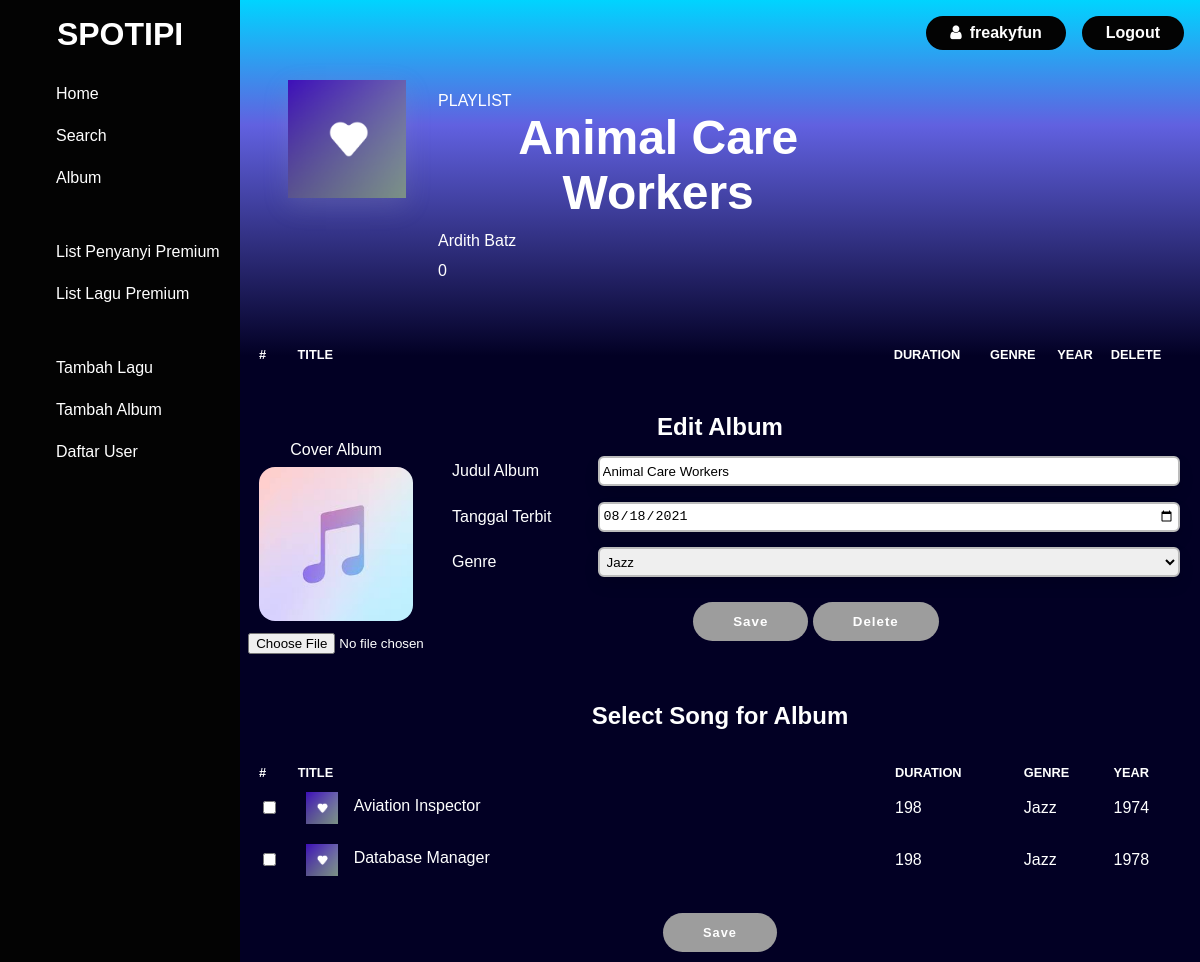
/src/albumDetail.php?id=3362 (signed in), run on the app's committed database.
### tables this page shows
CREATE TABLE `album` (
  `album_id` int(11) NOT NULL,
  `Judul` char(64) NOT NULL,
  `Penyanyi` char(128) NOT NULL,
  `Total_duration` int(11) NOT NULL,
  `Image_path` char(255) NOT NULL,
  `Tanggal_terbit` date NOT NULL,
  `Genre` char(64) NOT NULL
);

CREATE TABLE `song` (
  `song_id` int(11) NOT NULL,
  `Judul` char(64) NOT NULL,
  `Penyanyi` char(128) NOT NULL,
  `Tanggal_terbit` date NOT NULL,
  `Genre` char(64) NOT NULL,
  `Duration` int(11) NOT NULL,
  `Audio_path` char(255) NOT NULL,
  `Image_path` char(255) NOT NULL,
  `album_id` int(11) DEFAULT NULL
);

### src/albumDetail.php (the view, shortened to what this page needs)
<?php
require_once("config/config.php");
$id = $_GET['id'];
$sql1 = "SELECT * FROM song where song.album_id is NULL ORDER BY song.tanggal_terbit;";
$data1 = mysqli_query($conn, $sql1);
$result1 = [];
while ($row1 = mysqli_fetch_assoc($data1)) {
  $result1[] = $row1;
}
$sql2 = "SELECT * FROM album WHERE album_id = " . "$id" . ";";
$data2 = mysqli_query($conn, $sql2);
$result2 = mysqli_fetch_assoc($data2);
?>
<!DOCTYPE html>
<html lang="en">
<head>
  <link rel="stylesheet" href="styles/public.css" />
  <link rel="stylesheet" href="styles/albumDetail.css" />
  <link rel="stylesheet" href="styles/sidenav.css" />
  <link rel="stylesheet" href="styles/create.css" />
  <link rel="stylesheet" href="styles/topnav.css" />
  <link rel="stylesheet" href="https://cdnjs.cloudflare.com/ajax/libs/font-awesome/4.7.0/css/font-awesome.min.css" />
</head>
<body>
  <div class="homepage-user">
    <?php include "./components/sidenav.php" ?>
    <div class="home-section">
      <?php include "./components/topnav.php" ?>
      <div class="header">
        <img class="header-img" src="<?= $result2['Image_path'] ?>" alt="" />
        <div class="header-desc">
          <p class="header-desc-p">PLAYLIST</p>
          <h1 class="header-title"><?= $result2['Judul'] ?></h1>
          <p><?= $result2['Penyanyi'] ?></p>
          <p><?= $result2['Total_duration'] ?></p>
        </div>
      </div>
      <div class="songlist">
        <table class="songlist-table">
          <tr class="th-row">
            <th class="th-number">#</th>
            <th class="th-title">TITLE</th>
            <th class="th-duration">DURATION</th>
            <th class="th-genre">GENRE</th>
            <th class="th-year">YEAR</th>
            <?php
            if (isset($_SESSION['login']) && isset($_SESSION['isAdmin'])) {
              if ($_SESSION['isAdmin'] == 1) {
            ?>
                <th class="th-delete">DELETE</th>
            <?php }
            } ?>
          </tr>
        </table>
      </div>
      <?php
      if (isset($_SESSION['login']) && isset($_SESSION['isAdmin'])) {
        if ($_SESSION['isAdmin'] == 1) {
      ?>
          <div class="song-edit">
            <h3>Edit Album</h3>
            <div class="form-container">
              <div class="form-container-input">
                <div class="form-input-img">
                  <p class="form-label">Cover Album</p>
                  <div class="img-container">
                    <img src="assets/songdefault.jpeg" alt="album" id="img-preview">
                  </div>
                  <input type="file" class="input-img" accept="image/jpg, image/png, image/jpeg" name="cover" id="cover">
                </div>
                <div class="form-input-data">
                  <div class="row">
                    <p class="form-label">Judul Album</p>
                    <input type="text" class="form-input" id="judul" value="<?= $result2['Judul'] ?>">
                  </div>
                  <div class="row">
                    <p class="form-label">Tanggal Terbit</p>
                    <input type="date" class="form-input" id="tanggal-terbit" value="<?= $result2['Tanggal_terbit'] ?>">
                  </div>
                  <div class="row">
                    <p class="form-label">Genre</p>
                    <select class="form-input" id="genre">
                      <option value="Jazz" <?php if ($result2['Genre'] == "Jazz") echo 'selected="selected"'; ?>>Jazz</option>
                    </select>
                  </div>
                  <div class="button">
                    <button id="create-btn">Save</button>
                    <button id="delete-btn" name="delete">Delete</button>
                  </div>
                </div>
              </div>
            </div>
            <div class="selectsong-container">
              <div class="selectsong-title">
                <h3 id="selectsong-title">Select Song for Album</h3>
              </div>
              <div class="songlist">
                <table class="songlist-table">
                  <tr class="th-row">
                    <th class="th-number">#</th>
                    <th class="th-title">TITLE</th>
                    <th class="th-duration">DURATION</th>
                    <th class="th-genre">GENRE</th>
                    <th class="th-year">YEAR</th>
                  </tr>
                  <?php foreach ($result1 as $row1) : ?>
                    <tr class="songrow">
                      <td><input type='checkbox' class="checkbox" value="<?php echo $row1['song_id'] ?>"></td>
                      <td>
                        <div class="songtitle">
                          <img class="songtitle-img" src="assets/CoverImages/likedLogo.png" alt="" />
                          <div class="songtitle-desc">
                            <p class="songtitle-title">
                              <a href="songDetail.html"><?= $row1['Judul'] ?></a>
                            </p>
                          </div>
                        </div>
                      </td>
                      <td><?= $row1['Duration'] ?></td>
                      <td><?= $row1['Genre'] ?></td>
                      <td><?= date('Y', strtotime($row1['Tanggal_terbit'])) ?></td>
                    </tr>
                  <?php endforeach; ?>
                </table>
              </div>
              <div class="song-submit-form2 button">
                <button id="save2-btn">Save</button>
              </div>
            </div>
          </div>
      <?php }
      } ?>
</body>
</html>

### src/styles/public.css (style rules this page uses)
* { box-sizing: border-box; }
body { margin: 0px; font-family: Helvetica, sans-serif; }
h1, h2, h3, h4 { font-weight: bold; margin: 0; }
h1 { font-size: 3rem; }
h3 { font-size: 1.5rem; }
p { font-size: 1rem; margin: 0; }
a { text-decoration: none; color: white; }

### src/styles/albumDetail.css (style rules this page uses)
.homepage-user { width: 100%; display: flex; min-height: 100vh; }
.header { display: flex; padding: 3rem; }
.header-desc { padding-left: 2rem; color: #fff; }
.header-desc p { font-weight: 300; font-stretch: ultra-expanded; margin-top: 12px; }
.header-img { box-shadow: rgba(149, 157, 165, 0.2) 0px 8px 24px; height: 20%; width: 20%; }
.songlist { color: white; }
.songlist-table { width: 100%; padding: 1rem; text-align: left; }
.songtitle { display: flex; align-items: center; padding: 0.5rem 0.5rem; }
.songtitle-img { width: 2rem; height: 2rem; }
.songtitle-desc { padding-left: 1rem; }
.songtitle-title { font-weight: 300; font-stretch: ultra-expanded; padding-bottom: 0.2rem; color: #fff; }
.th-number { width: 4%; text-align: left; }
.th-title { width: 65%; }
.th-row { padding: 2rem; border-bottom: 0.1rem solid #fff; }
.th-row th { font-size: 0.8rem; font-weight: thin; }
.home-section { width: 80%; height: auto; background: rgb(2, 0, 36); background: linear-gradient( 0deg, rgba(2, 0, 36, 1) 63%, rgba(97, 97, 224, 1) 87%, rgba(0, 212, 255, 1) 100%); }
.song-edit>h3 { margin-top: 2rem; text-align: center; }
.song-submit-form2 button { margin: 1rem 3rem 3rem 3rem; padding: 1rem 3rem; font-size: 0.8rem; }
#delete-btn, #save2-btn { font-weight: bold; letter-spacing: 1px; background-color: #9D9D9D; color: white; border: none; border-radius: 2rem; cursor: pointer; transition: 0.6s all; margin: 10px 0; padding: 12px 40px; }
.selectsong-title { margin-top: 2rem; width: 100%; padding: 1rem 3rem 1rem 3rem; text-align: center; color: #fff; }
.songtitle { display: flex; align-items: center; padding: 0.5rem 0.5rem; color: #fff; }
.songtitle-desc { padding-left: 1rem; color: #fff; }
.th-title { width: 65%; color: #fff; }

### src/styles/create.css (style rules this page uses)
body { color: white; display: flex; }
h1, h2 { text-align: center; }
.form-container-input { display: flex; flex: 1; }
.form-input-data { flex: 1; width: 80%; }
.form-input-img>p { text-align: center; }
.row { display: flex; align-items: center; margin: 2% 20px }
.form-label { flex: 20%; }
.form-input { flex: 80%; height: 30px; border-radius: 6px; padding: 3px; box-shadow: 0px 8px 15px rgba(0, 0, 0, 0.1); outline: none; transition: 0.2s all; border: 2px solid #BCBCBC; }
.form-input-img { text-align: center; width: 20%; }
.input-img { background-color: transparent; color: white; text-align-last: center; width: 100%; }
#img-preview { object-fit: cover; width: 80%; height: 80%; border-radius: 1rem; margin: 0.5rem 0; }
.button { text-align: center; }
#create-btn { font-weight: bold; letter-spacing: 1px; background-color: #9D9D9D; color: white; border: none; border-radius: 2rem; cursor: pointer; transition: 0.6s all; margin: 10px 0; padding: 12px 40px; }

### data on the page
album: Image_path (picture), Judul "Animal Care Workers", Penyanyi "Ardith Batz", Total_duration "0", Tanggal_terbit "08/18/2021", Genre "Jazz"
song: Judul "Aviation Inspector", Duration "198", Genre "Jazz", Tanggal_terbit "1974"
song: Judul "Database Manager", Duration "198", Genre "Jazz", Tanggal_terbit "1978"

### other printed values
$_SESSION['username'] "freakyfun"
